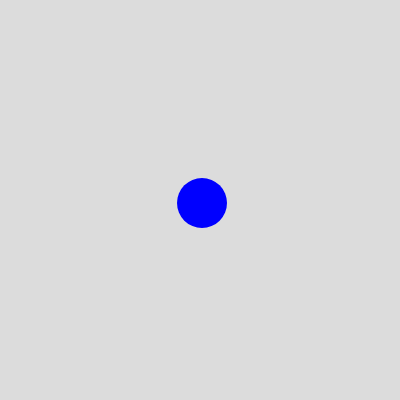
Frame 1 (no input)
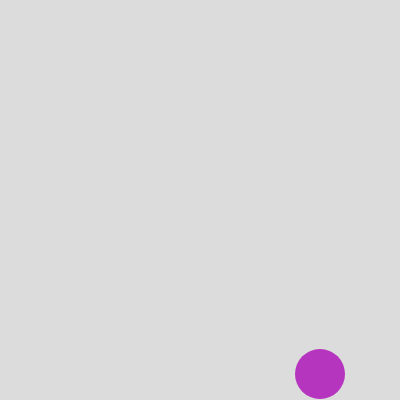
Frame 60 (no input)
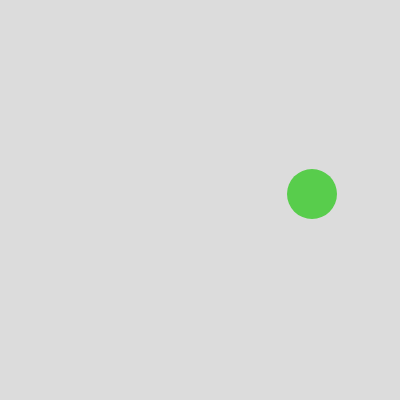
Frame 120 (the mouse pressed at the canvas centre since frame 60)

The p5.js sketch that drew these frames (run headless with seeded random() and noise() and a simulated clock; from frame 60 on, the mouse is pressed at the canvas centre):

// p5.js sketch
// ── sketch.js

let x = 200;
let y = 200;
let dx = 2;
let dy = 3;
let radius = 25;
let r = 0;
let g = 0;
let b = 255;

function setup() {
  createCanvas(400, 400);
}

function draw() {
  background(220);
  
  moveBall();
  bounceBall();
  displayBall();
}

function moveBall() {
  // move
  x = x + dx;
  y = y + dy;
}

function bounceBall() {
  // bounce if needed
  if (x >= width - radius || x <= 0 + radius) {
    dx = dx * -1;
    pickRandomBallColor();
  }
  if (y >= height - radius || y <= 0 + radius) {
    dy = dy * -1;
    pickRandomBallColor();
  }
}

function pickRandomBallColor() {
  r = random(0, 255);
  g = random(0, 255);
  b = random(0, 255);
}

function displayBall() {
  // displaying
  noStroke();
  fill(r, g, b);
  circle(x, y, radius*2);
}
